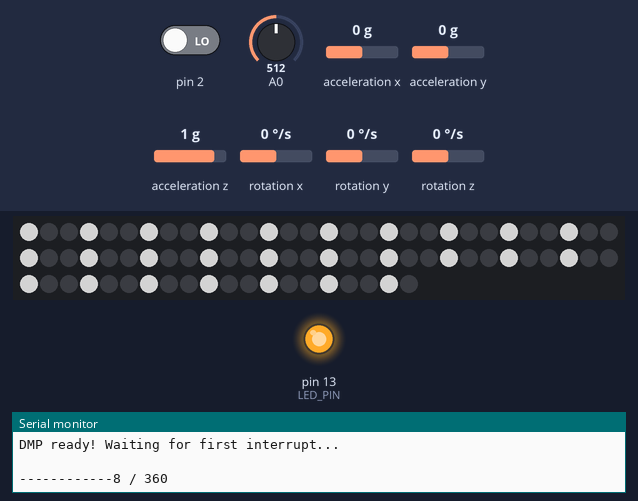
This sketch was run on a simulated Arduino Uno, built with avr-gcc and run on an emulated ATmega328P. Parts: 80 RGB LEDs in strip order, left to right, continuing on the next row, output pins drawn as LEDs (lit = HIGH), the last lines printed to the serial monitor. Dashed ring = blinking. The test bench sets the inputs (shaded band); at power-on: A0 = 512, pin 2 LOW, acceleration x 0 g, acceleration y 0 g, acceleration z 1 g, rotation x 0 °/s, rotation y 0 °/s, rotation z 0 °/s. Dim RGB values are drawn brighter than linear; the sensor or clock chip raises its interrupt line as the real part does; random numbers use the default seed unless the sketch sets one.

Above: at 1.85 s.
1.9 s: A0 set to 110
At 2.71 s:
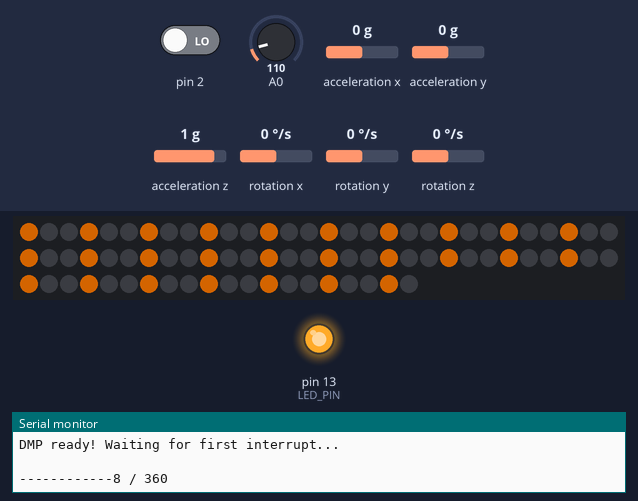
3.5 s: A0 set to 95
At 6.4 s:
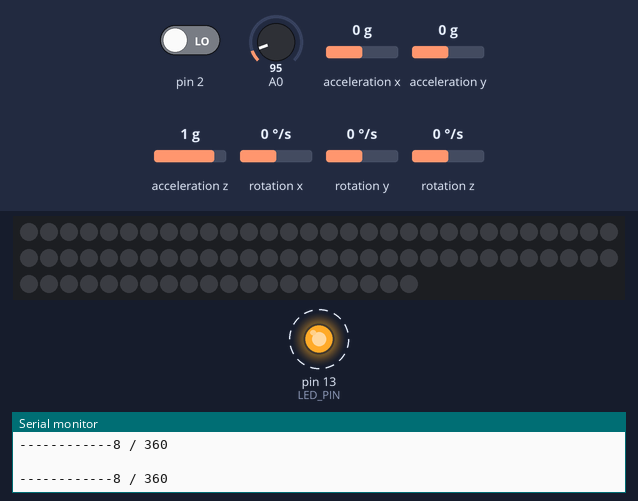
6.5 s: A0 set to 145
At 6.92 s:
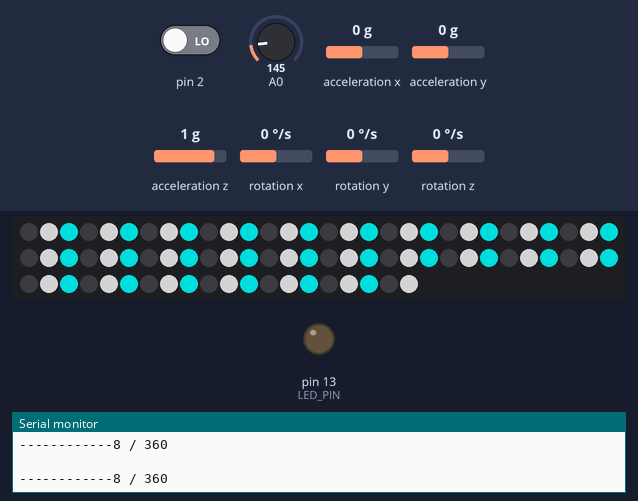
8.5 s: A0 set to 90
Timing chart, 0 to 12.1 s (numbered marks = the images above; inputs shaded):
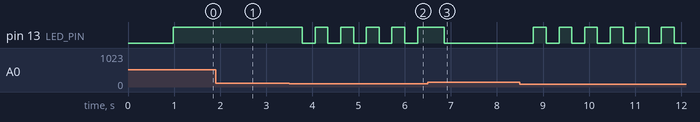

Measured:
- the behaviour switches between 101 and 100 on A0 (found by bisection; images 1 and 2)
- after the input at 6.5 s, the LEDs: first change after 0.36 s (image 3 shows a later state)
- after the input at 8.5 s, pin 13 (LED_PIN): alternates HIGH for 0.28 s and LOW for 0.28 s, starting after 0.29 s
- by itself, pin 13 (LED_PIN): alternates HIGH for 0.28 s and LOW for 0.28 s

The sketch:

SOMA6_WithCamp_20150830_1020.ino
```cpp
#include <Adafruit_NeoPixel.h>
#ifdef __AVR__
  #include <avr/power.h>
#endif


#include "I2Cdev.h"

#include "MPU6050_6Axis_MotionApps20.h"

#if I2CDEV_IMPLEMENTATION == I2CDEV_ARDUINO_WIRE
    #include "Wire.h"
#endif

MPU6050 mpu;

#define OUTPUT_READABLE_YAWPITCHROLL
#define LED_PIN 13 // (Arduino is 13, Teensy is 11, Teensy++ is 6)
bool blinkState = false;

float initialZiro = 0;
float ziroValue=0;
// MPU control/status vars
bool dmpReady = false;  // set true if DMP init was successful
uint8_t mpuIntStatus;   // holds actual interrupt status byte from MPU
uint8_t devStatus;      // return status after each device operation (0 = success, !0 = error)
uint16_t packetSize;    // expected DMP packet size (default is 42 bytes)
uint16_t fifoCount;     // count of all bytes currently in FIFO
uint8_t fifoBuffer[64]; // FIFO storage buffer

// orientation/motion vars
Quaternion q;           // [w, x, y, z]         quaternion container
VectorInt16 aa;         // [x, y, z]            accel sensor measurements
VectorInt16 aaReal;     // [x, y, z]            gravity-free accel sensor measurements
VectorInt16 aaWorld;    // [x, y, z]            world-frame accel sensor measurements
VectorFloat gravity;    // [x, y, z]            gravity vector
float euler[3];         // [psi, theta, phi]    Euler angle container
float ypr[3];           // [yaw, pitch, roll]   yaw/pitch/roll container and gravity vector

// packet structure for InvenSense teapot demo
uint8_t teapotPacket[14] = { '$', 0x02, 0,0, 0,0, 0,0, 0,0, 0x00, 0x00, '\r', '\n' };


volatile bool mpuInterrupt = false;     // indicates whether MPU interrupt pin has gone high
void dmpDataReady() {
    mpuInterrupt = true;
}

void setupMPU6050() {
    // join I2C bus (I2Cdev library doesn't do this automatically)
    #if I2CDEV_IMPLEMENTATION == I2CDEV_ARDUINO_WIRE
        Wire.begin();
        TWBR = 24; // 400kHz I2C clock (200kHz if CPU is 8MHz)
    #elif I2CDEV_IMPLEMENTATION == I2CDEV_BUILTIN_FASTWIRE
        Fastwire::setup(400, true);
    #endif

    Serial.begin(9600);
 //   while (!Serial); // wait for Leonardo enumeration, others continue immediately

    // initialize device
    Serial.println(F("Initializing I2C devices..."));
    mpu.initialize();

    // verify connection
    Serial.println(F("Testing device connections..."));
    Serial.println(mpu.testConnection() ? F("MPU6050 connection successful") : F("MPU6050 connection failed"));

    // wait for ready
    Serial.println(F("\nSend any character to begin DMP programming and demo: "));

    // load and configure the DMP
    Serial.println(F("Initializing DMP..."));
    devStatus = mpu.dmpInitialize();

    // supply your own gyro offsets here, scaled for min sensitivity
    mpu.setXGyroOffset(220);
    mpu.setYGyroOffset(76);
    mpu.setZGyroOffset(-85);
    mpu.setZAccelOffset(1788); // 1688 factory default for my test chip

    // make sure it worked (returns 0 if so)
    if (devStatus == 0) {
        // turn on the DMP, now that it's ready
        Serial.println(F("Enabling DMP..."));
        mpu.setDMPEnabled(true);

        // enable Arduino interrupt detection
        Serial.println(F("Enabling interrupt detection (Arduino external interrupt 0)..."));
        attachInterrupt(0, dmpDataReady, RISING);
        mpuIntStatus = mpu.getIntStatus();

        // set our DMP Ready flag so the main loop() function knows it's okay to use it
        Serial.println(F("DMP ready! Waiting for first interrupt..."));
        dmpReady = true;

        // get expected DMP packet size for later comparison
        packetSize = mpu.dmpGetFIFOPacketSize();
    } else {
        // ERROR!
        // 1 = initial memory load failed
        // 2 = DMP configuration updates failed
        // (if it's going to break, usually the code will be 1)
        Serial.print(F("DMP Initialization failed (code "));
        Serial.print(devStatus);
        Serial.println(F(")"));
    }

    // configure LED for output
    pinMode(LED_PIN, OUTPUT);
}

#define PIN 6
#define NUMPIXELS 80

// Parameter 1 = number of pixels in strip
// Parameter 2 = Arduino pin number (most are valid)
// Parameter 3 = pixel type flags, add together as needed:
//   NEO_KHZ800  800 KHz bitstream (most NeoPixel products w/WS2812 LEDs)
//   NEO_KHZ400  400 KHz (classic 'v1' (not v2) FLORA pixels, WS2811 drivers)
//   NEO_GRB     Pixels are wired for GRB bitstream (most NeoPixel products)
//   NEO_RGB     Pixels are wired for RGB bitstream (v1 FLORA pixels, not v2)
Adafruit_NeoPixel strip = Adafruit_NeoPixel(NUMPIXELS, PIN, NEO_GRB + NEO_KHZ800);

// IMPORTANT: To reduce NeoPixel burnout risk, add 1000 uF capacitor across
// pixel power leads, add 300 - 500 Ohm resistor on first pixel's data input
// and minimize distance between Arduino and first pixel.  Avoid connecting
// on a live circuit...if you must, connect GND first.

void setup() {
  // This is for Trinket 5V 16MHz, you can remove these three lines if you are not using a Trinket
  #if defined (__AVR_ATtiny85__)
    if (F_CPU == 16000000) clock_prescale_set(clock_div_1);
  #endif
  // End of trinket special code

  strip.begin();
  strip.show(); // Initialize all pixels to 'off'

  setupMPU6050();
}

//KJK
int nBaseDegree = 0;
int nReCalcGyroDegree = 0;
//   ledOn(ledwhere);

int nData = 0;
int inputVal=0;
int i,k, flag=1, flag2;

int ledwhere=0;
void theaterChase_rand() ;
bool bFinish = false;

void loop() {
  // put your main code here, to run repeatedly:
  loopMPU6050();

  // Serial.println(nData);

  // Some example procedures showing how to display to the pixels:
  if (IsExit() == false) {
    if(flag)
      initialize();
    else{
      //Serial -> LED ON
      inputVal = Serial.read();

      switch(inputVal)
      {
        case 'L' :

          nBaseDegree += 45;
          if(nBaseDegree >= 360) nBaseDegree = nBaseDegree - 360;
            /*
            ledwhere=ledwhere-1;
            if(ledwhere<0)
              ledwhere=7;
            ledOn(ledwhere);
            changeDirection(2);
            if(ledwhere>7)
              ledwhere=0;
            ledOn(ledwhere);
            */
          break; //L
        case 'S' :
          bFinish = false;

          nBaseDegree = 0;
          flag=1;
          //initialZiro=ziroValue;
         // nBaseDegree = nReCalcGyroDegree;
          //ledwhere=ledwhere;
         // ledOn(ledwhere);
          break; //S
        case 'R' :
          nBaseDegree -= 45;
          if(nBaseDegree < 0) nBaseDegree = 360 + nBaseDegree;

            //ledwhere=ledwhere+1;
            //if(ledwhere>7)
            //  ledwhere=0;
            //ledOn(ledwhere);
            //changeDirection(0);
            //if(ledwhere<0)
            //  ledwhere=7;
            //ledOn(ledwhere);
          break; //R
         case 'A' :
         bFinish = true;
          break;
      }
    }
  }

  if (IsExit() == true) {
    ClearLED();
    flag=1;
  }
}

bool IsExit()
{
  nData = analogRead(A0);
  if (nData <= 100)
  {
    return true;
  }
  return false;
}

void initialize(){

  if(IsExit() == false) theaterChase(strip.Color(127, 127, 127), 50); // White
  if(IsExit() == false) theaterChase(strip.Color(127, 60, 0), 50); // Red
  if(IsExit() == false) theaterChase(strip.Color(0, 60, 127), 50); // Blue

  //initialZiro=ziroValue;
  flag=0;
  flag2=1;
}

void theaterChase(uint32_t c, uint8_t wait) {
  for (int j=0; j<10; j++) {  //do 10 cycles of chasing
    for (int q=0; q < 3; q++) {
      for (int i=0; i < strip.numPixels(); i=i+3) {
        strip.setPixelColor(i+q, c);    //turn every third pixel on
        if(IsExit() == true) return;
      }
      strip.show();

    if (IsExit() == true) return;

      delay(wait);

      for (int i=0; i < strip.numPixels(); i=i+3) {
        strip.setPixelColor(i+q, 0);        //turn every third pixel off
      }
    }
  }
}
void ledOn(int val){
  for(i=0;i<val*10;i++){
    strip.setPixelColor(i, strip.Color(0,150,150));
    strip.show();
  }
  for(i;i<val*10+10;i++){
    strip.setPixelColor(i, strip.Color(150,0,150));
    strip.show();
  }
  for(i;i<NUMPIXELS;i++){
    strip.setPixelColor(i, strip.Color(0,150,150));
    strip.show();
  }
}

// Fill the dots one after the other with a color
void ClearLED() {
  for (uint16_t i = 0; i<strip.numPixels(); i++) {
    strip.setPixelColor(i, 0);
    strip.show();
  }
}

void loopMPU6050() {
    // if programming failed, don't try to do anything
    if (!dmpReady) return;

    // wait for MPU interrupt or extra packet(s) available
    while (!mpuInterrupt && fifoCount < packetSize) {
        // other program behavior stuff here
        // .
        // .
        // .
        // if you are really paranoid you can frequently test in between other
        // stuff to see if mpuInterrupt is true, and if so, "break;" from the
        // while() loop to immediately process the MPU data
        // .
        // .
        // .
    }

    // reset interrupt flag and get INT_STATUS byte
    mpuInterrupt = false;
    mpuIntStatus = mpu.getIntStatus();

    // get current FIFO count
    fifoCount = mpu.getFIFOCount();

    // check for overflow (this should never happen unless our code is too inefficient)
    if ((mpuIntStatus & 0x10) || fifoCount == 1024) {
        // reset so we can continue cleanly
        mpu.resetFIFO();
        Serial.println(F("FIFO overflow!"));

    // otherwise, check for DMP data ready interrupt (this should happen frequently)
    } else if (mpuIntStatus & 0x02) {
        // wait for correct available data length, should be a VERY short wait
        while (fifoCount < packetSize) fifoCount = mpu.getFIFOCount();

        // read a packet from FIFO
        mpu.getFIFOBytes(fifoBuffer, packetSize);

        // track FIFO count here in case there is > 1 packet available
        // (this lets us immediately read more without waiting for an interrupt)
        fifoCount -= packetSize;

        #ifdef OUTPUT_READABLE_QUATERNION
            // display quaternion values in easy matrix form: w x y z
            mpu.dmpGetQuaternion(&q, fifoBuffer);
            Serial.print("quat\t");
            Serial.print(q.w);
            Serial.print("\t");
            Serial.print(q.x);
            Serial.print("\t");
            Serial.print(q.y);
            Serial.print("\t");
            Serial.println(q.z);
        #endif

        #ifdef OUTPUT_READABLE_EULER
            // display Euler angles in degrees
            mpu.dmpGetQuaternion(&q, fifoBuffer);
            mpu.dmpGetEuler(euler, &q);
            Serial.print("euler\t");
            Serial.print(euler[0] * 180/M_PI);
            Serial.print("\t");
            Serial.print(euler[1] * 180/M_PI);
            Serial.print("\t");
            Serial.println(euler[2] * 180/M_PI);
        #endif


         if( bFinish == true)
         {
            theaterChase_rand();
         }
         else
         {
        #ifdef OUTPUT_READABLE_YAWPITCHROLL
            // display Euler angles in degrees
            mpu.dmpGetQuaternion(&q, fifoBuffer);
            mpu.dmpGetGravity(&gravity, &q);
            mpu.dmpGetYawPitchRoll(ypr, &q, &gravity);

//            Serial.print("ypr\t");
//            Serial.print(ypr[0] * 180/M_PI);
//            Serial.print("\t    ");
//            Serial.print(ypr[1] * 180/M_PI);
//            Serial.print("\t");
//            Serial.println(ypr[2] * 180/M_PI);
//
//            delay(200);

              ziroValue = ypr[0] * 180 / M_PI;

              nReCalcGyroDegree = ziroValue;
              if(nReCalcGyroDegree < 0) nReCalcGyroDegree = 360 + nReCalcGyroDegree;
              int nTempDegree = 0;
              int nCell = 0;
              if( nReCalcGyroDegree > nBaseDegree)
              {
                nTempDegree = nReCalcGyroDegree - nBaseDegree;
              }
              else
              {
                nTempDegree = nReCalcGyroDegree + 360 - nBaseDegree;
              }

              nCell = nTempDegree * 8 / 360;

                if(IsExit() == false)
                {
                  ledOn(nCell);
                }


              Serial.print(" \n------------");
             Serial.print(nCell);
              Serial.print(" / ");
             Serial.println(nTempDegree);
              /*
              if(flag2)
              {
                if(k>10 && k<50)
                {
                  initialZiro += ziroValue;
                }else if(i>=50)
                {
                  initialZiro /= 10.;
                  flag2=0;
                }
                k++;
              }
              */
         //     Serial.println(" \n ziroValue    ");
        //      Serial.println(ziroValue);
        //      Serial.println(" \n nBaseDegree    ");
         //     Serial.println(nBaseDegree);

//              Serial.print("ypr\t");
//              Serial.println(ypr[0] * 180 / M_PI);


        #endif
         }

        #ifdef OUTPUT_READABLE_REALACCEL
            // display real acceleration, adjusted to remove gravity
            mpu.dmpGetQuaternion(&q, fifoBuffer);
            mpu.dmpGetAccel(&aa, fifoBuffer);
            mpu.dmpGetGravity(&gravity, &q);
            mpu.dmpGetLinearAccel(&aaReal, &aa, &gravity);
            Serial.print("areal\t");
            Serial.print(aaReal.x);
            Serial.print("\t");
            Serial.print(aaReal.y);
            Serial.print("\t");
            Serial.println(aaReal.z);
        #endif

        #ifdef OUTPUT_READABLE_WORLDACCEL
            // display initial world-frame acceleration, adjusted to remove gravity
            // and rotated based on known orientation from quaternion
            mpu.dmpGetQuaternion(&q, fifoBuffer);
            mpu.dmpGetAccel(&aa, fifoBuffer);
            mpu.dmpGetGravity(&gravity, &q);
            mpu.dmpGetLinearAccel(&aaReal, &aa, &gravity);
            mpu.dmpGetLinearAccelInWorld(&aaWorld, &aaReal, &q);
            Serial.print("aworld\t");
            Serial.print(aaWorld.x);
            Serial.print("\t");
            Serial.print(aaWorld.y);
            Serial.print("\t");
            Serial.println(aaWorld.z);
        #endif

        #ifdef OUTPUT_TEAPOT
            // display quaternion values in InvenSense Teapot demo format:
            teapotPacket[2] = fifoBuffer[0];
            teapotPacket[3] = fifoBuffer[1];
            teapotPacket[4] = fifoBuffer[4];
            teapotPacket[5] = fifoBuffer[5];
            teapotPacket[6] = fifoBuffer[8];
            teapotPacket[7] = fifoBuffer[9];
            teapotPacket[8] = fifoBuffer[12];
            teapotPacket[9] = fifoBuffer[13];
            Serial.write(teapotPacket, 14);
            teapotPacket[11]++; // packetCount, loops at 0xFF on purpose
        #endif

        // blink LED to indicate activity
        blinkState = !blinkState;
        digitalWrite(LED_PIN, blinkState);
    }
}

void changeDirection(int dirValue)
{
  while(1)
  {
    loopMPU6050();

    if(dirValue==0) //Right
    {
      Serial.print("Come in Right");
      float tempZiro;
      float leftTempZiro, rightTempZiro;
      Serial.print("\n init  ");
      Serial.print(initialZiro);
      Serial.print("\n ziroValue  ");
      Serial.print(ziroValue);

      if(initialZiro>=135){
        Serial.print("\n initialZiro-ziroValue  ");
        Serial.print(ziroValue-initialZiro);
        if(ziroValue-initialZiro>45-360){
          ledwhere=ledwhere-1;
          initialZiro=ziroValue;
          break;
        }
      }
      else{
        Serial.print("\n ziroValue-initialZiro  ");
        Serial.print(ziroValue-initialZiro);
        if(ziroValue-initialZiro>45){
            ledwhere=ledwhere-1;
            initialZiro=ziroValue;
          break;
        }
      }
    }
    else //Left
    {
      Serial.print("Come in Left");
      float tempZiro;
      float leftTempZiro, rightTempZiro;
      Serial.print("\n init  ");
      Serial.print(initialZiro);
      Serial.print("\n ziroValue  ");
      Serial.print(ziroValue);

      if(initialZiro<=-135){
        Serial.print("\n initialZiro-ziroValue  ");
        Serial.print(ziroValue-initialZiro);
        if(ziroValue-initialZiro<-45+360){
          ledwhere=ledwhere+1;
          initialZiro=ziroValue;
          break;
        }
      }
      else{
        Serial.print("\n ziroValue-initialZiro  ");
        Serial.print(ziroValue-initialZiro);
        if(ziroValue-initialZiro<-45){
            ledwhere=ledwhere+1;
            initialZiro=ziroValue;
          break;
        }
      }

    }
  }
}

void theaterChase_rand()
{
  for(int j=0;j<5;j++)
  {
     for (int i=0; i < strip.numPixels(); i++) {
      int nR = random(0,255);
      int nG = random(0,255);
      int nB = random(0,255);
        strip.setPixelColor(i, strip.Color(nR, nG, nB));    //turn every third pixel on

        if(IsExit() == true) return;
      }
      strip.show();
      delay(500);
  }
    if (IsExit() == true) return;
}
```
